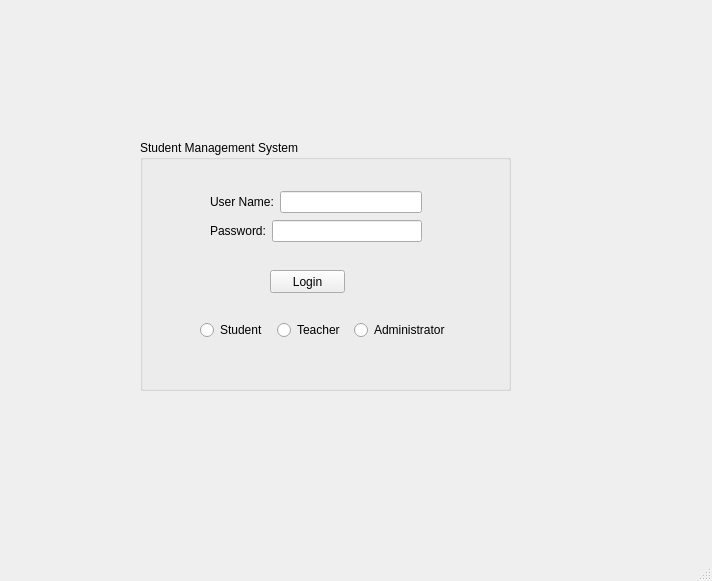
<?xml version="1.0" encoding="UTF-8"?>
<ui version="4.0">
 <class>StudentInfoSystem</class>
 <widget class="QMainWindow" name="StudentInfoSystem">
  <property name="geometry">
   <rect>
    <x>0</x>
    <y>0</y>
    <width>712</width>
    <height>581</height>
   </rect>
  </property>
  <property name="windowTitle">
   <string>StudentInfoSystem</string>
  </property>
  <widget class="QWidget" name="centralwidget">
   <widget class="QGroupBox" name="groupBox">
    <property name="geometry">
     <rect>
      <x>140</x>
      <y>140</y>
      <width>371</width>
      <height>251</height>
     </rect>
    </property>
    <property name="title">
     <string>Student Management System</string>
    </property>
    <widget class="QPushButton" name="pushButton_Login">
     <property name="geometry">
      <rect>
       <x>130</x>
       <y>130</y>
       <width>75</width>
       <height>23</height>
      </rect>
     </property>
     <property name="text">
      <string>Login</string>
     </property>
    </widget>
    <widget class="QWidget" name="layoutWidget">
     <property name="geometry">
      <rect>
       <x>70</x>
       <y>50</y>
       <width>212</width>
       <height>54</height>
      </rect>
     </property>
     <layout class="QVBoxLayout" name="verticalLayout">
      <item>
       <layout class="QHBoxLayout" name="horizontalLayout">
        <item>
         <widget class="QLabel" name="label_Username">
          <property name="text">
           <string>User Name:</string>
          </property>
         </widget>
        </item>
        <item>
         <widget class="QLineEdit" name="lineEdit_Username"/>
        </item>
       </layout>
      </item>
      <item>
       <layout class="QHBoxLayout" name="horizontalLayout_2">
        <item>
         <widget class="QLabel" name="label_Password">
          <property name="text">
           <string>Password:</string>
          </property>
         </widget>
        </item>
        <item>
         <widget class="QLineEdit" name="lineEdit_Password"/>
        </item>
       </layout>
      </item>
     </layout>
    </widget>
    <widget class="QWidget" name="">
     <property name="geometry">
      <rect>
       <x>60</x>
       <y>180</y>
       <width>250</width>
       <height>21</height>
      </rect>
     </property>
     <layout class="QHBoxLayout" name="login_layout">
      <item>
       <widget class="QRadioButton" name="radioButton_Student">
        <property name="text">
         <string>Student</string>
        </property>
       </widget>
      </item>
      <item>
       <widget class="QRadioButton" name="radioButton_Teacher">
        <property name="text">
         <string>Teacher</string>
        </property>
       </widget>
      </item>
      <item>
       <widget class="QRadioButton" name="radioButton_Administrator">
        <property name="text">
         <string>Administrator</string>
        </property>
       </widget>
      </item>
     </layout>
    </widget>
   </widget>
  </widget>
  <widget class="QMenuBar" name="menubar">
   <property name="geometry">
    <rect>
     <x>0</x>
     <y>0</y>
     <width>712</width>
     <height>21</height>
    </rect>
   </property>
  </widget>
  <widget class="QStatusBar" name="statusbar"/>
 </widget>
 <resources/>
 <connections/>
</ui>
